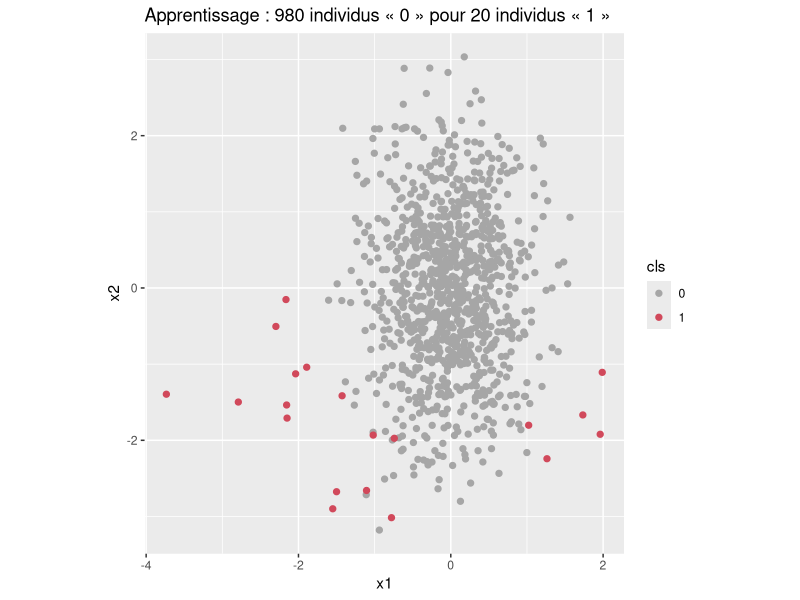
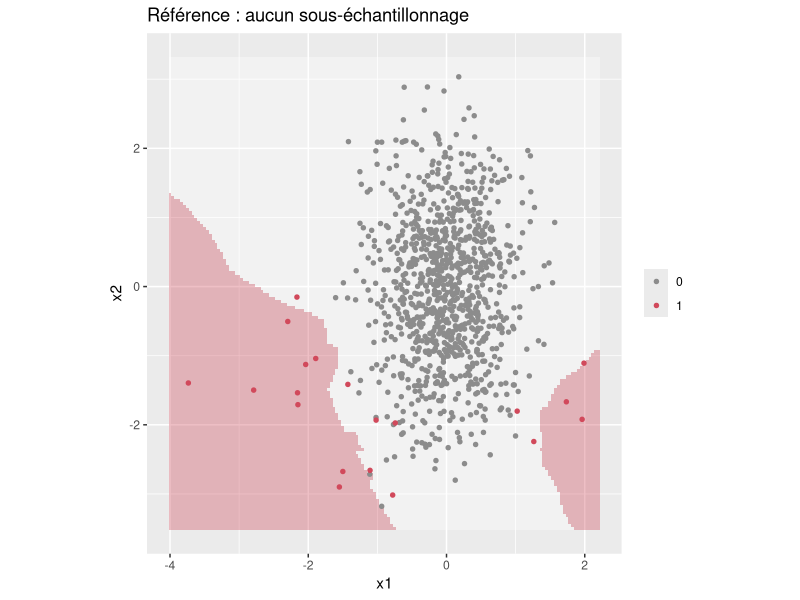
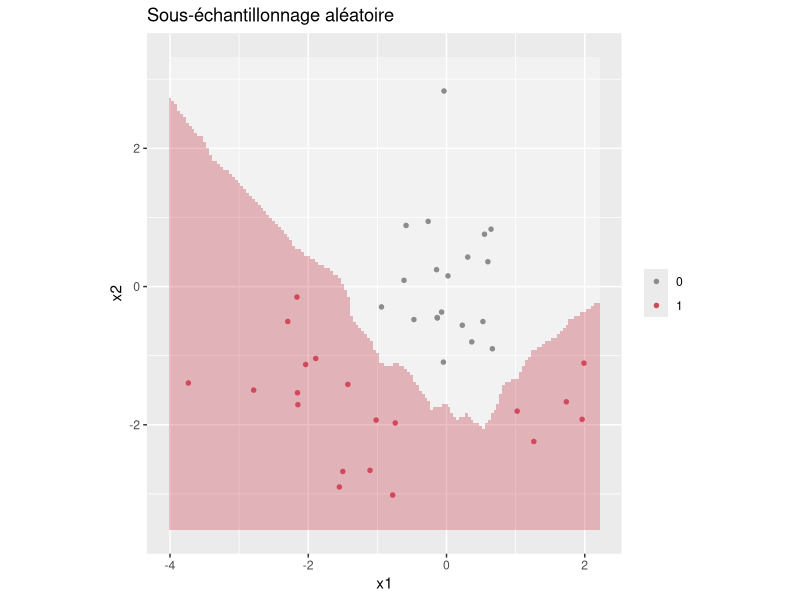
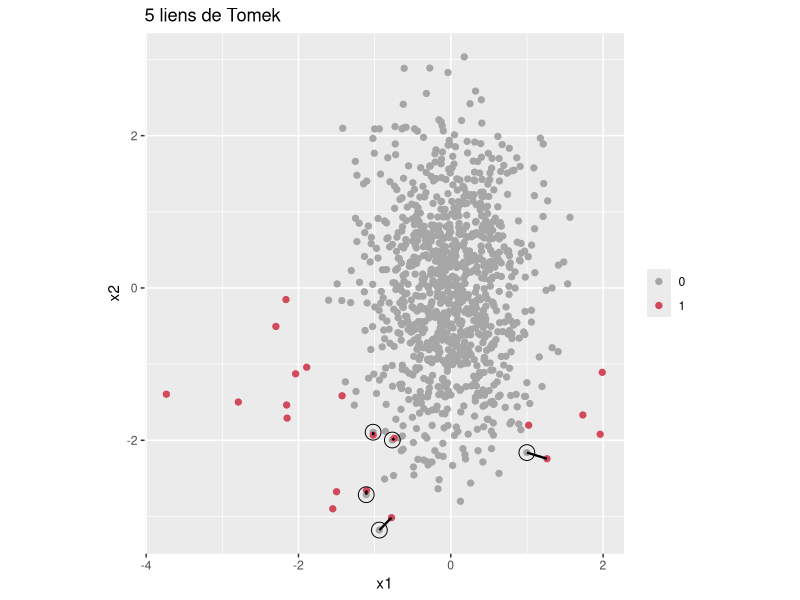
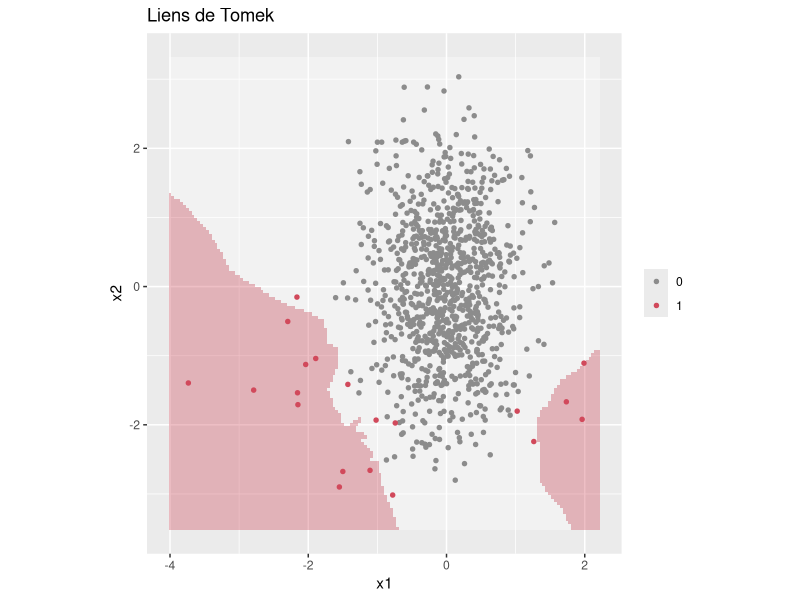

These figures' R source, in order:
## ---- chunk 1
#| label: packages
library(ROSE)     # jeu de données hacide
library(ggplot2)
library(recipes)  # préparation des données
library(themis)   # sous-échantillonnage : step_downsample()
library(FNN)      # recherche des plus proches voisins

data(hacide)      # charge hacide.train et hacide.test
## ---- chunk 2
#| label: comptage
table(hacide.train$cls)  # ✎
table(hacide.test$cls)
## ---- chunk 3
#| label: nuage
ggplot(hacide.train, aes(x1, x2, colour = cls)) +
  geom_point(size = 1.8) +
  scale_colour_manual(values = c(`0` = "grey65", `1` = "#D1495B")) +
  coord_equal() +
  labs(title = "Apprentissage : 980 individus « 0 » pour 20 individus « 1 »")
## ---- chunk 4
#| label: naif
mean(hacide.test$cls == "0")  # ✎
## ---- chunk 5
#| label: outils
# 1) Probabilité d'être "1" = part de voisins "1" parmi les k plus proches
predire_knn <- function(train, nouveaux, k = 5) {
  vois <- get.knnx(as.matrix(train[, c("x1", "x2")]),
                   as.matrix(nouveaux[, c("x1", "x2")]), k = k)$nn.index
  rowMeans(matrix(train$cls[vois] == "1", ncol = k))
}

# 2) Évaluation sur le test, avec un seuil de 0,5
evaluer <- function(prob, verite, seuil = 0.5) {
  y <- verite == "1"
  p <- prob >= seuil
  VP <- sum(p & y); FP <- sum(p & !y); FN <- sum(!p & y)
  sens <- VP / (VP + FN)
  prec <- ifelse(VP + FP == 0, 0, VP / (VP + FP))
  r <- rank(prob)
  data.frame(
    trouves         = VP,   # individus "1" bien détectés
    rates           = FN,   # individus "1" non détectés
    fausses_alertes = FP,   # individus "0" détectés à tort comme "1"
    sensibilite = round(sens, 2),
    precision   = round(prec, 2),
    F1          = round(ifelse(sens + prec == 0, 0, 2 * sens * prec / (sens + prec)), 2),
    AUC         = round((sum(r[y]) - sum(y) * (sum(y) + 1) / 2) / (sum(y) * sum(!y)), 2)
  )
}

# 3) Carte : zone où le modèle prédit "1" (en rose), avec les données d'apprentissage
carte <- function(train, titre) {
  grille <- expand.grid(x1 = seq(-4, 2.2, length.out = 150),
                        x2 = seq(-3.5, 3.3, length.out = 150))
  grille$zone <- ifelse(predire_knn(train, grille) >= 0.5, "1", "0")
  ggplot() +
    geom_raster(data = grille, aes(x1, x2, fill = zone), alpha = 0.35) +
    geom_point(data = train, aes(x1, x2, colour = cls), size = 1.2) +
    scale_fill_manual(values = c(`0` = "white", `1` = "#D1495B"), guide = "none") +
    scale_colour_manual(values = c(`0` = "grey55", `1` = "#D1495B")) +
    coord_equal() +
    labs(title = titre, colour = NULL)
}
## ---- chunk 6
#| label: reference
prob_ref <- predire_knn(hacide.train, hacide.test)  # ✎
evaluer(prob_ref, hacide.test$cls)  # ✎
## ---- chunk 7
#| label: carte-ref
carte(hacide.train, "Référence : aucun sous-échantillonnage")
## ---- chunk 8
#| label: downsample
train_down <- recipe(cls ~ ., data = hacide.train) |>
  step_downsample(cls, under_ratio = 1, seed = 2026) |>  # ✎
  prep() |>
  bake(new_data = NULL)

table(train_down$cls)
## ---- chunk 9
#| label: modele-down
prob_down <- predire_knn(train_down, hacide.test)  # ✎
evaluer(prob_down, hacide.test$cls)
## ---- chunk 10
#| label: carte-down
carte(train_down, "Sous-échantillonnage aléatoire")
## ---- chunk 11
#| label: liens-tomek
liens_tomek <- function(X, y) {
  X <- as.matrix(X)
  # plus proche voisin de chaque individu (en excluant l'individu lui-même)
  vois <- get.knnx(X, X, k = 2)$nn.index
  nn   <- ifelse(vois[, 1] == seq_len(nrow(X)), vois[, 2], vois[, 1])

  mutuel <- nn[nn] == seq_along(nn)   # ✎ condition 2 : voisins l'un de l'autre
  oppose <- y != y[nn]                # ✎ condition 1 : classes différentes

  i <- which(mutuel & oppose)
  i <- i[i < nn[i]]                  # chaque couple compté une seule fois
  data.frame(i = i, j = nn[i])
}

liens <- liens_tomek(hacide.train[, c("x1", "x2")], hacide.train$cls)
liens
## ---- chunk 12
#| label: voir-liens
#| fig-height: 5
lies     <- c(liens$i, liens$j)
a_retirer <- lies[hacide.train$cls[lies] == "0"]  # ✎

ggplot(hacide.train, aes(x1, x2, colour = cls)) +
  geom_point(size = 1.8) +
  geom_segment(data = data.frame(x  = hacide.train$x1[liens$i], y  = hacide.train$x2[liens$i],
                                 xe = hacide.train$x1[liens$j], ye = hacide.train$x2[liens$j]),
               aes(x = x, y = y, xend = xe, yend = ye), colour = "black", linewidth = 0.8) +
  geom_point(data = hacide.train[a_retirer, ], shape = 21, size = 5, colour = "black") +
  scale_colour_manual(values = c(`0` = "grey65", `1` = "#D1495B")) +
  coord_equal() +
  labs(title = paste(nrow(liens), "liens de Tomek"), colour = NULL)
## ---- chunk 13
#| label: tomek
train_tomek <- hacide.train[-a_retirer, ]  # ✎
table(train_tomek$cls)

prob_tomek <- predire_knn(train_tomek, hacide.test)
evaluer(prob_tomek, hacide.test$cls)
## ---- chunk 14
#| label: carte-tomek
carte(train_tomek, "Liens de Tomek")
## ---- chunk 15
# Même résultat avec step_tomek() de themis
train_tomek_auto <- recipe(cls ~ ., data = hacide.train) |>
  step_tomek(cls, seed = 2026) |>
  prep() |>
  bake(new_data = NULL)

table(train_tomek_auto$cls)

prob_tomek_auto <- predire_knn(train_tomek_auto, hacide.test)
evaluer(prob_tomek_auto, hacide.test$cls)

## ---- chunk 16
#| label: bilan
rbind(
  `Aucun`     = evaluer(prob_ref,   hacide.test$cls),
  `Aléatoire` = evaluer(prob_down,  hacide.test$cls),
  `Tomek`     = evaluer(prob_tomek, hacide.test$cls)
)
## ---- chunk 17
#| label: bonus
train_down2 <- recipe(cls ~ ., data = hacide.train) |>
  step_downsample(cls, under_ratio = 1, seed = 5) |>  # ✎
  prep() |>
  bake(new_data = NULL)

evaluer(predire_knn(train_down2, hacide.test), hacide.test$cls)
## ---- chunk 18
#| label: bonus-smote
# SMOTE seul : on génère des individus synthétiques de classe 1
train_smote <- recipe(cls ~ ., data = hacide.train) |>
  step_smote(cls, over_ratio = 1, seed = 2026) |>
  prep() |>
  bake(new_data = NULL)

table(train_smote$cls)

prob_smote <- predire_knn(train_smote, hacide.test)
## ---- chunk 19
#| label: bonus-smote-tomek
# SMOTE + Tomek : on suréchantillonne puis on nettoie la frontière
train_smote_tomek <- recipe(cls ~ ., data = hacide.train) |>
  step_smote(cls, over_ratio = 1, seed = 2026) |>
  step_tomek(cls) |>
  prep() |>
  bake(new_data = NULL)

table(train_smote_tomek$cls)

prob_smote_tomek <- predire_knn(train_smote_tomek, hacide.test)
## ---- chunk 20
#| label: bilan-bonus
rbind(
  `Aucun`        = evaluer(prob_ref,         hacide.test$cls),
  `Aléatoire`    = evaluer(prob_down,        hacide.test$cls),
  `Tomek`        = evaluer(prob_tomek,       hacide.test$cls),
  `SMOTE`        = evaluer(prob_smote,       hacide.test$cls),
  `SMOTE + Tomek`= evaluer(prob_smote_tomek, hacide.test$cls)
)
